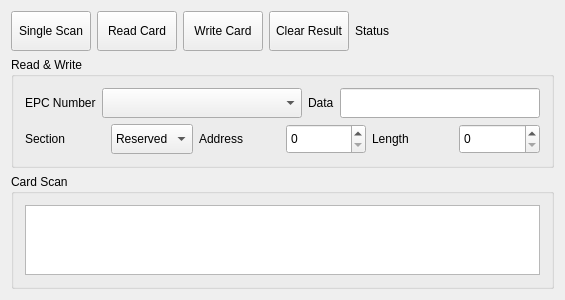
<?xml version="1.0" encoding="UTF-8"?>
<ui version="4.0">
 <class>Widget</class>
 <widget class="QWidget" name="Widget">
  <property name="geometry">
   <rect>
    <x>0</x>
    <y>0</y>
    <width>544</width>
    <height>290</height>
   </rect>
  </property>
  <property name="windowTitle">
   <string>Widget</string>
  </property>
  <layout class="QGridLayout" name="gridLayout_9">
   <item row="0" column="0">
    <layout class="QGridLayout" name="gridLayout_3">
     <item row="0" column="0">
      <widget class="QPushButton" name="singleScanBtn">
       <property name="minimumSize">
        <size>
         <width>0</width>
         <height>40</height>
        </size>
       </property>
       <property name="text">
        <string>Single Scan</string>
       </property>
      </widget>
     </item>
     <item row="0" column="1">
      <widget class="QPushButton" name="readCardBtn">
       <property name="minimumSize">
        <size>
         <width>0</width>
         <height>40</height>
        </size>
       </property>
       <property name="text">
        <string>Read Card</string>
       </property>
      </widget>
     </item>
     <item row="0" column="2">
      <widget class="QPushButton" name="writeCardBtn">
       <property name="minimumSize">
        <size>
         <width>0</width>
         <height>40</height>
        </size>
       </property>
       <property name="text">
        <string>Write Card</string>
       </property>
      </widget>
     </item>
     <item row="0" column="3">
      <widget class="QPushButton" name="clearResult">
       <property name="minimumSize">
        <size>
         <width>0</width>
         <height>40</height>
        </size>
       </property>
       <property name="text">
        <string>Clear Result</string>
       </property>
      </widget>
     </item>
     <item row="0" column="4">
      <widget class="QLabel" name="statusLabel">
       <property name="text">
        <string>Status</string>
       </property>
      </widget>
     </item>
     <item row="0" column="5">
      <spacer name="horizontalSpacer">
       <property name="orientation">
        <enum>Qt::Horizontal</enum>
       </property>
       <property name="sizeHint" stdset="0">
        <size>
         <width>128</width>
         <height>37</height>
        </size>
       </property>
      </spacer>
     </item>
    </layout>
   </item>
   <item row="1" column="0">
    <widget class="QGroupBox" name="groupBox_4">
     <property name="title">
      <string>Read &amp;&amp; Write</string>
     </property>
     <layout class="QGridLayout" name="gridLayout_8">
      <item row="0" column="0">
       <layout class="QGridLayout" name="gridLayout">
        <item row="0" column="0">
         <widget class="QLabel" name="label_3">
          <property name="text">
           <string>EPC Number</string>
          </property>
         </widget>
        </item>
        <item row="0" column="1">
         <widget class="QComboBox" name="comboBox">
          <property name="minimumSize">
           <size>
            <width>200</width>
            <height>30</height>
           </size>
          </property>
          <property name="maxCount">
           <number>10</number>
          </property>
         </widget>
        </item>
       </layout>
      </item>
      <item row="0" column="1">
       <layout class="QHBoxLayout" name="horizontalLayout_7">
        <item>
         <widget class="QLabel" name="label_4">
          <property name="text">
           <string>Data</string>
          </property>
         </widget>
        </item>
        <item>
         <widget class="QLineEdit" name="dataEdit">
          <property name="minimumSize">
           <size>
            <width>200</width>
            <height>30</height>
           </size>
          </property>
         </widget>
        </item>
       </layout>
      </item>
      <item row="1" column="0" colspan="2">
       <layout class="QGridLayout" name="gridLayout_6">
        <item row="0" column="0">
         <layout class="QGridLayout" name="gridLayout_2">
          <item row="0" column="0">
           <widget class="QLabel" name="label_5">
            <property name="text">
             <string>Section</string>
            </property>
           </widget>
          </item>
          <item row="0" column="1">
           <widget class="QComboBox" name="sectionList">
            <property name="minimumSize">
             <size>
              <width>0</width>
              <height>30</height>
             </size>
            </property>
            <item>
             <property name="text">
              <string>Reserved</string>
             </property>
            </item>
            <item>
             <property name="text">
              <string>UII</string>
             </property>
            </item>
            <item>
             <property name="text">
              <string>TID</string>
             </property>
            </item>
            <item>
             <property name="text">
              <string>User</string>
             </property>
            </item>
           </widget>
          </item>
         </layout>
        </item>
        <item row="0" column="1">
         <layout class="QGridLayout" name="gridLayout_4">
          <item row="0" column="0">
           <widget class="QLabel" name="label_6">
            <property name="text">
             <string>Address</string>
            </property>
           </widget>
          </item>
          <item row="0" column="1">
           <widget class="QSpinBox" name="addrspinBox">
            <property name="minimumSize">
             <size>
              <width>0</width>
              <height>30</height>
             </size>
            </property>
            <property name="maximum">
             <number>7</number>
            </property>
           </widget>
          </item>
         </layout>
        </item>
        <item row="0" column="2">
         <layout class="QGridLayout" name="gridLayout_7">
          <item row="0" column="0">
           <widget class="QLabel" name="label_7">
            <property name="text">
             <string>Length</string>
            </property>
           </widget>
          </item>
          <item row="0" column="1">
           <widget class="QSpinBox" name="lenspinBox">
            <property name="minimumSize">
             <size>
              <width>0</width>
              <height>30</height>
             </size>
            </property>
            <property name="maximum">
             <number>90</number>
            </property>
           </widget>
          </item>
         </layout>
        </item>
       </layout>
      </item>
     </layout>
    </widget>
   </item>
   <item row="2" column="0">
    <widget class="QGroupBox" name="groupBox_3">
     <property name="title">
      <string>Card Scan</string>
     </property>
     <layout class="QGridLayout" name="gridLayout_5">
      <item row="0" column="0">
       <widget class="QTextBrowser" name="epcLogText"/>
      </item>
     </layout>
    </widget>
   </item>
  </layout>
 </widget>
 <layoutdefault spacing="6" margin="11"/>
 <resources/>
 <connections/>
</ui>
